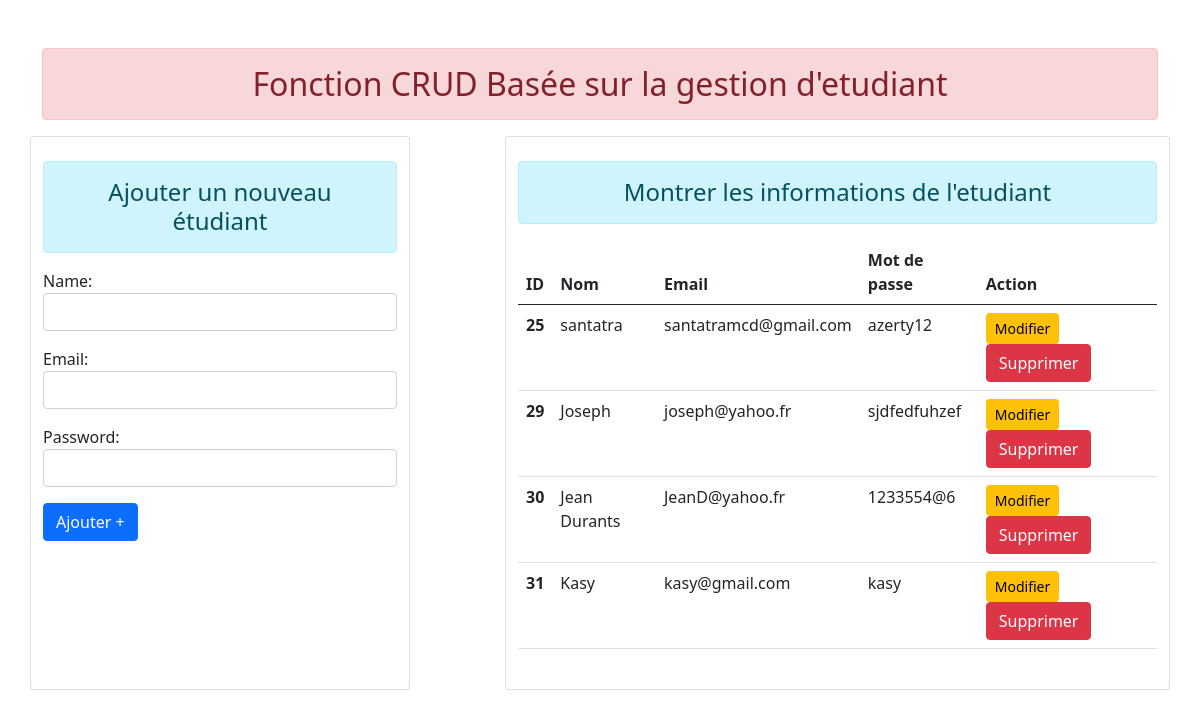
The page / on the database its author committed.
### etudiant/models.py (models this page shows)
class User(models.Model):
    name = models.CharField(max_length=70)
    email = models.CharField(max_length=100)
    password = models.CharField(max_length=100)

### etudiant/views.py (the view)
# urls.py: path('', views.add_show, name = "addandshow"),
def add_show(request):
    if request.method == 'POST':
        fm = StudentRegistration(request.POST)
        if fm.is_valid():
            nm = fm.cleaned_data['name']
            em = fm.cleaned_data['email']
            pw = fm.cleaned_data['password']
            reg = User(name=nm, email=em, password=pw)
            reg.save()
            fm = StudentRegistration()  # Réinitialise le formulaire après l'enregistrement
    else:
        fm = StudentRegistration()  # Formulaire vide pour une requête GET
    stud = User.objects.all()
    return render(request, 'etudiant/addandshow.html', {'form': fm, 'stu': stud})

### etudiant/forms.py
class StudentRegistration(forms.ModelForm):
    class Meta:
        model = User
        fields = ['name', 'email', 'password']
        widgets = {
            'name': forms.TextInput(attrs={'class': 'form-control'}),
            'email': forms.EmailInput(attrs={'class': 'form-control'}),
            'password': forms.PasswordInput(render_value=True, attrs={'class': 'form-control'}),
        }

### etudiant/templates/etudiant/addandshow.html (shortened to what this page needs)
{% extends 'etudiant/base.html' %} {% block content %}
<div class="row">
  <div class="col-sm-4 card py-4">
    <h4 class="text-center alert alert-info">Ajouter un nouveau étudiant</h4>
    <form action="" method="POST">
      {%csrf_token%} {{form.as_p}}
      <input type="submit" class="btn btn-primary" value="Ajouter +" />
    </form>
  </div>
  <div class="col-sm-7 offset-1 card py-4">
    <h4 class="text-center alert alert-info">Montrer les informations de l'etudiant</h4>
    {% if stu %}
    <table class="table table-hover">
        <thead>
          <tr>
            <th scope="col">ID</th>
            <th scope="col">Nom</th>
            <th scope="col">Email</th>
            <th scope="col">Mot de passe</th>
            <th scope="col">Action</th>
          </tr>
        </thead>
        <tbody>
            {% for st in stu %}
          <tr>
            <th scope="row">{{st.id}}</th>
            <td>{{st.name}}</td>
            <td>{{st.email}}</td>
            <td>{{st.password}}</td>
            <td>
                <a href="{% url 'updatedata' st.id %}" class="btn btn-warning btn-sm">Modifier</a>
                <form action="{% url 'deletedata' st.id %}" method="post" class="d-inline">
                    <input type="submit" class="btn btn-danger" value="Supprimer">
                </form>
            </td>
          </tr>
          {%endfor%}
        </tbody>
      </table>
    {% else %}
    <h4 class="text-center alert alert-warning">Pas d'enregistrement</h4>
    {% endif %}
  </div>
</div>
{% endblock content %}

### etudiant/templates/etudiant/base.html (shortened to what this page needs)
<!DOCTYPE html>
{% load static %}
<html lang="en">
<head>
    <link rel="stylesheet" href="{% static 'etudiant/css/bootstrap.css' %}">
</head>
<body>
    <div class="container mt-5">
        <h2 class="text-center alert alert-danger">Fonction CRUD Basée sur la gestion d'etudiant</h2>
        {% block content %} {% endblock content %}
    </div>
</body>
</html>

### rows shown on the page
User: id "25", name "santatra", email "santatramcd@gmail.com", password "azerty12"
User: id "29", name "Joseph", email "joseph@yahoo.fr", password "sjdfedfuhzef"
User: id "30", name "Jean Durants", email "JeanD@yahoo.fr", password "1233554@6"
User: id "31", name "Kasy", email "kasy@gmail.com", password "kasy"
